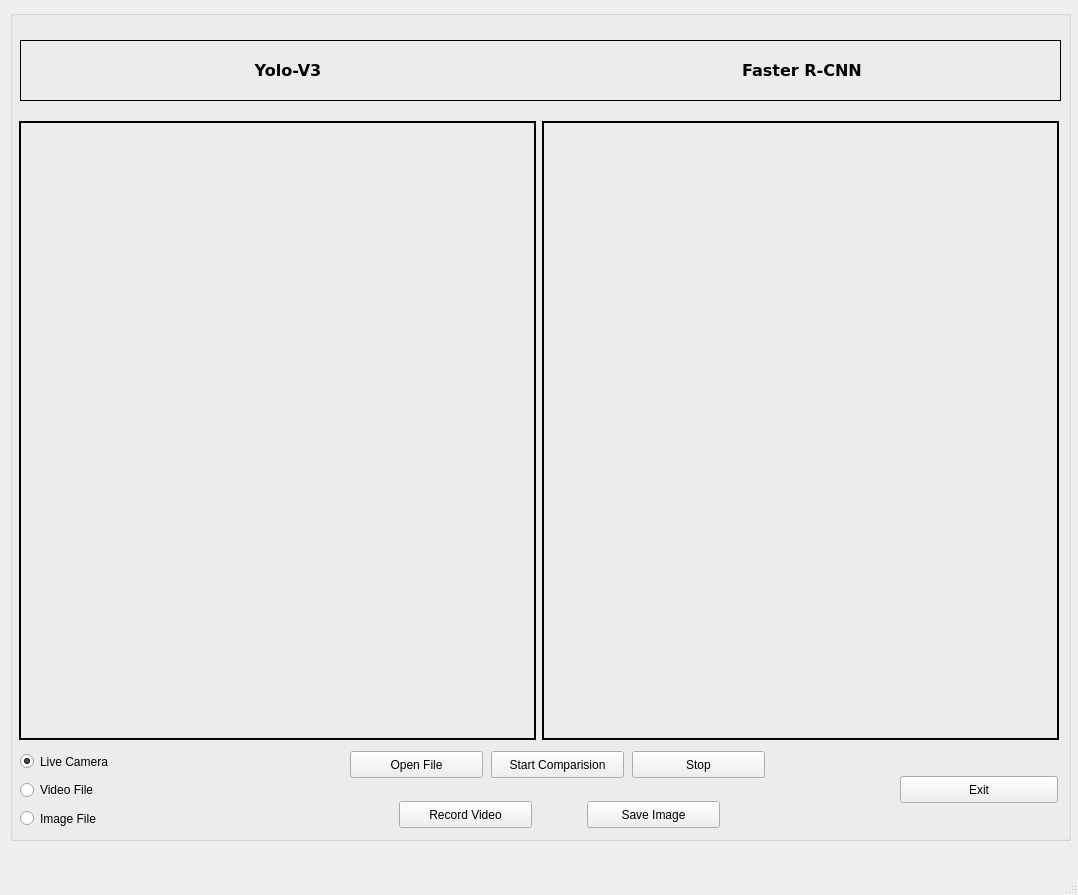
<?xml version="1.0" encoding="UTF-8"?>
<ui version="4.0">
 <class>DL</class>
 <widget class="QMainWindow" name="DL">
  <property name="geometry">
   <rect>
    <x>0</x>
    <y>0</y>
    <width>1078</width>
    <height>895</height>
   </rect>
  </property>
  <property name="windowTitle">
   <string>Deep Learning Comparator</string>
  </property>
  <widget class="QWidget" name="centralwidget">
   <widget class="QGroupBox" name="container">
    <property name="geometry">
     <rect>
      <x>10</x>
      <y>10</y>
      <width>1061</width>
      <height>831</height>
     </rect>
    </property>
    <property name="minimumSize">
     <size>
      <width>1061</width>
      <height>0</height>
     </size>
    </property>
    <property name="maximumSize">
     <size>
      <width>1061</width>
      <height>831</height>
     </size>
    </property>
    <widget class="QWidget" name="horizontalLayoutWidget">
     <property name="geometry">
      <rect>
       <x>9</x>
       <y>110</y>
       <width>1041</width>
       <height>621</height>
      </rect>
     </property>
     <property name="minimumSize">
      <size>
       <width>1041</width>
       <height>0</height>
      </size>
     </property>
     <property name="maximumSize">
      <size>
       <width>1041</width>
       <height>621</height>
      </size>
     </property>
     <layout class="QHBoxLayout" name="feed_container">
      <item>
       <widget class="QLabel" name="yolo_v3">
        <property name="minimumSize">
         <size>
          <width>517</width>
          <height>0</height>
         </size>
        </property>
        <property name="maximumSize">
         <size>
          <width>517</width>
          <height>619</height>
         </size>
        </property>
        <property name="frameShape">
         <enum>QFrame::WinPanel</enum>
        </property>
        <property name="text">
         <string/>
        </property>
        <property name="pixmap">
         <pixmap>icon/yolov3.jpg</pixmap>
        </property>
        <property name="scaledContents">
         <bool>true</bool>
        </property>
        <property name="alignment">
         <set>Qt::AlignCenter</set>
        </property>
       </widget>
      </item>
      <item>
       <widget class="QLabel" name="faster_rcnn">
        <property name="minimumSize">
         <size>
          <width>517</width>
          <height>0</height>
         </size>
        </property>
        <property name="maximumSize">
         <size>
          <width>517</width>
          <height>619</height>
         </size>
        </property>
        <property name="frameShape">
         <enum>QFrame::WinPanel</enum>
        </property>
        <property name="text">
         <string/>
        </property>
        <property name="pixmap">
         <pixmap>icon/rcnn.jpg</pixmap>
        </property>
        <property name="scaledContents">
         <bool>true</bool>
        </property>
        <property name="alignment">
         <set>Qt::AlignCenter</set>
        </property>
       </widget>
      </item>
     </layout>
    </widget>
    <widget class="QWidget" name="horizontalLayoutWidget_2">
     <property name="geometry">
      <rect>
       <x>338</x>
       <y>740</y>
       <width>421</width>
       <height>29</height>
      </rect>
     </property>
     <property name="minimumSize">
      <size>
       <width>421</width>
       <height>0</height>
      </size>
     </property>
     <property name="maximumSize">
      <size>
       <width>421</width>
       <height>80</height>
      </size>
     </property>
     <layout class="QHBoxLayout" name="buttons_layout">
      <item>
       <widget class="QPushButton" name="open_btn">
        <property name="minimumSize">
         <size>
          <width>133</width>
          <height>0</height>
         </size>
        </property>
        <property name="maximumSize">
         <size>
          <width>133</width>
          <height>27</height>
         </size>
        </property>
        <property name="text">
         <string>Open File</string>
        </property>
       </widget>
      </item>
      <item>
       <widget class="QPushButton" name="start_btn">
        <property name="minimumSize">
         <size>
          <width>133</width>
          <height>0</height>
         </size>
        </property>
        <property name="maximumSize">
         <size>
          <width>133</width>
          <height>27</height>
         </size>
        </property>
        <property name="text">
         <string>Start Comparision</string>
        </property>
       </widget>
      </item>
      <item>
       <widget class="QPushButton" name="stop_btn">
        <property name="minimumSize">
         <size>
          <width>133</width>
          <height>0</height>
         </size>
        </property>
        <property name="maximumSize">
         <size>
          <width>133</width>
          <height>27</height>
         </size>
        </property>
        <property name="text">
         <string>Stop</string>
        </property>
       </widget>
      </item>
     </layout>
    </widget>
    <widget class="QWidget" name="verticalLayoutWidget">
     <property name="geometry">
      <rect>
       <x>10</x>
       <y>740</y>
       <width>160</width>
       <height>80</height>
      </rect>
     </property>
     <property name="minimumSize">
      <size>
       <width>160</width>
       <height>0</height>
      </size>
     </property>
     <property name="maximumSize">
      <size>
       <width>160</width>
       <height>80</height>
      </size>
     </property>
     <layout class="QVBoxLayout" name="radio_layout">
      <item>
       <widget class="QRadioButton" name="live_camera">
        <property name="minimumSize">
         <size>
          <width>158</width>
          <height>0</height>
         </size>
        </property>
        <property name="maximumSize">
         <size>
          <width>158</width>
          <height>23</height>
         </size>
        </property>
        <property name="text">
         <string>Live Camera</string>
        </property>
        <property name="checkable">
         <bool>true</bool>
        </property>
        <property name="checked">
         <bool>true</bool>
        </property>
       </widget>
      </item>
      <item>
       <widget class="QRadioButton" name="video_file">
        <property name="minimumSize">
         <size>
          <width>158</width>
          <height>0</height>
         </size>
        </property>
        <property name="maximumSize">
         <size>
          <width>158</width>
          <height>23</height>
         </size>
        </property>
        <property name="text">
         <string>Video File</string>
        </property>
       </widget>
      </item>
      <item>
       <widget class="QRadioButton" name="image_file">
        <property name="minimumSize">
         <size>
          <width>158</width>
          <height>0</height>
         </size>
        </property>
        <property name="maximumSize">
         <size>
          <width>158</width>
          <height>23</height>
         </size>
        </property>
        <property name="text">
         <string>Image File</string>
        </property>
       </widget>
      </item>
     </layout>
    </widget>
    <widget class="QWidget" name="verticalLayoutWidget_2">
     <property name="geometry">
      <rect>
       <x>890</x>
       <y>740</y>
       <width>160</width>
       <height>80</height>
      </rect>
     </property>
     <property name="minimumSize">
      <size>
       <width>160</width>
       <height>0</height>
      </size>
     </property>
     <property name="maximumSize">
      <size>
       <width>160</width>
       <height>80</height>
      </size>
     </property>
     <layout class="QVBoxLayout" name="exit_layout">
      <item>
       <widget class="QPushButton" name="exit_btn">
        <property name="minimumSize">
         <size>
          <width>158</width>
          <height>0</height>
         </size>
        </property>
        <property name="maximumSize">
         <size>
          <width>158</width>
          <height>27</height>
         </size>
        </property>
        <property name="text">
         <string>Exit</string>
        </property>
        <property name="autoDefault">
         <bool>false</bool>
        </property>
       </widget>
      </item>
     </layout>
    </widget>
    <widget class="QFrame" name="algo_title_frame">
     <property name="geometry">
      <rect>
       <x>10</x>
       <y>30</y>
       <width>1041</width>
       <height>61</height>
      </rect>
     </property>
     <property name="minimumSize">
      <size>
       <width>1041</width>
       <height>0</height>
      </size>
     </property>
     <property name="maximumSize">
      <size>
       <width>1041</width>
       <height>61</height>
      </size>
     </property>
     <property name="frameShape">
      <enum>QFrame::Box</enum>
     </property>
     <layout class="QHBoxLayout" name="horizontalLayout_5">
      <item>
       <widget class="QLabel" name="yolo_label">
        <property name="minimumSize">
         <size>
          <width>516</width>
          <height>0</height>
         </size>
        </property>
        <property name="maximumSize">
         <size>
          <width>516</width>
          <height>57</height>
         </size>
        </property>
        <property name="font">
         <font>
          <family>DejaVu Sans</family>
          <pointsize>12</pointsize>
          <weight>75</weight>
          <bold>true</bold>
         </font>
        </property>
        <property name="text">
         <string>Yolo-V3</string>
        </property>
        <property name="alignment">
         <set>Qt::AlignCenter</set>
        </property>
        <property name="indent">
         <number>-1</number>
        </property>
       </widget>
      </item>
      <item>
       <widget class="QLabel" name="frcnn_label">
        <property name="minimumSize">
         <size>
          <width>516</width>
          <height>0</height>
         </size>
        </property>
        <property name="maximumSize">
         <size>
          <width>516</width>
          <height>57</height>
         </size>
        </property>
        <property name="font">
         <font>
          <family>DejaVu Sans</family>
          <pointsize>12</pointsize>
          <weight>75</weight>
          <bold>true</bold>
         </font>
        </property>
        <property name="text">
         <string>Faster R-CNN</string>
        </property>
        <property name="alignment">
         <set>Qt::AlignCenter</set>
        </property>
        <property name="indent">
         <number>-1</number>
        </property>
       </widget>
      </item>
     </layout>
    </widget>
    <widget class="QWidget" name="horizontalLayoutWidget_3">
     <property name="geometry">
      <rect>
       <x>340</x>
       <y>790</y>
       <width>421</width>
       <height>29</height>
      </rect>
     </property>
     <property name="minimumSize">
      <size>
       <width>421</width>
       <height>0</height>
      </size>
     </property>
     <property name="maximumSize">
      <size>
       <width>421</width>
       <height>80</height>
      </size>
     </property>
     <layout class="QHBoxLayout" name="buttons_layout_2">
      <item>
       <widget class="QPushButton" name="recorder">
        <property name="minimumSize">
         <size>
          <width>133</width>
          <height>0</height>
         </size>
        </property>
        <property name="maximumSize">
         <size>
          <width>133</width>
          <height>27</height>
         </size>
        </property>
        <property name="text">
         <string>Record Video</string>
        </property>
        <property name="checkable">
         <bool>true</bool>
        </property>
       </widget>
      </item>
      <item>
       <widget class="QPushButton" name="downloader">
        <property name="minimumSize">
         <size>
          <width>133</width>
          <height>0</height>
         </size>
        </property>
        <property name="maximumSize">
         <size>
          <width>133</width>
          <height>27</height>
         </size>
        </property>
        <property name="text">
         <string>Save Image</string>
        </property>
        <property name="checkable">
         <bool>false</bool>
        </property>
       </widget>
      </item>
     </layout>
    </widget>
   </widget>
  </widget>
  <widget class="QMenuBar" name="menubar">
   <property name="geometry">
    <rect>
     <x>0</x>
     <y>0</y>
     <width>1078</width>
     <height>27</height>
    </rect>
   </property>
  </widget>
  <widget class="QStatusBar" name="statusbar"/>
 </widget>
 <resources/>
 <connections/>
</ui>
